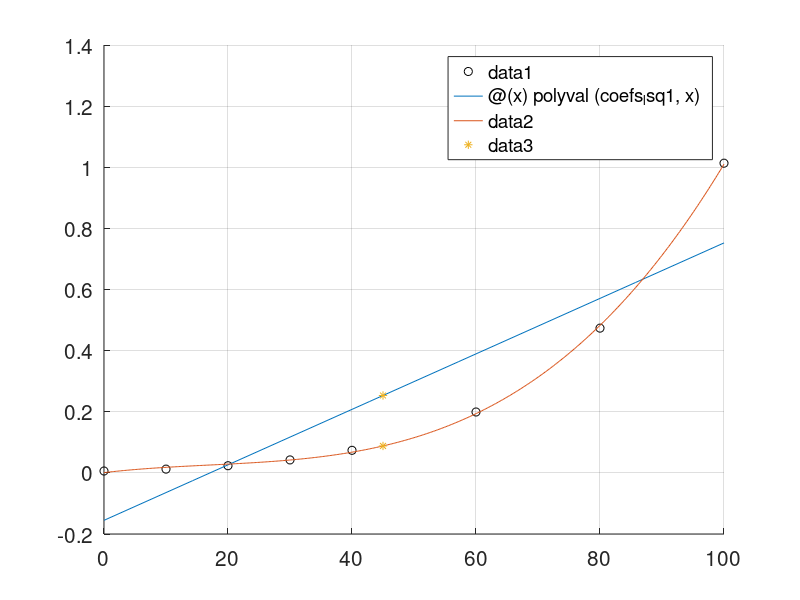

Recreate this plot in MATLAB.
grid on;hold on;
set(gca, "fontsize", 15)

%polynomial degree
k1=1;
k2=3
nodes=[0 10 20 30 40 60 80 100]
values=[0.0061 0.0123 0.0234 0.0424 0.0738 0.1992 0.4736 1.0133]

coefs_lsq1=polyfit(nodes,values,k1);
poly_lsq1=@(x) polyval(coefs_lsq1,x);

coefs_lsq2=polyfit(nodes,values,k2);
poly_lsq2=@(x) polyval(coefs_lsq2,x);

hold on;
plot(nodes,values,'ok')

fplot(poly_lsq1,[0,100]);
fplot(poly_lsq2,[0,100]);

prediction1=poly_lsq1([45])
prediction2=poly_lsq2([45])

plot([45 45],[prediction1 prediction2],'*')

error1=norm(prediction1-0.095848)
error2=norm(prediction2-0.095848)



